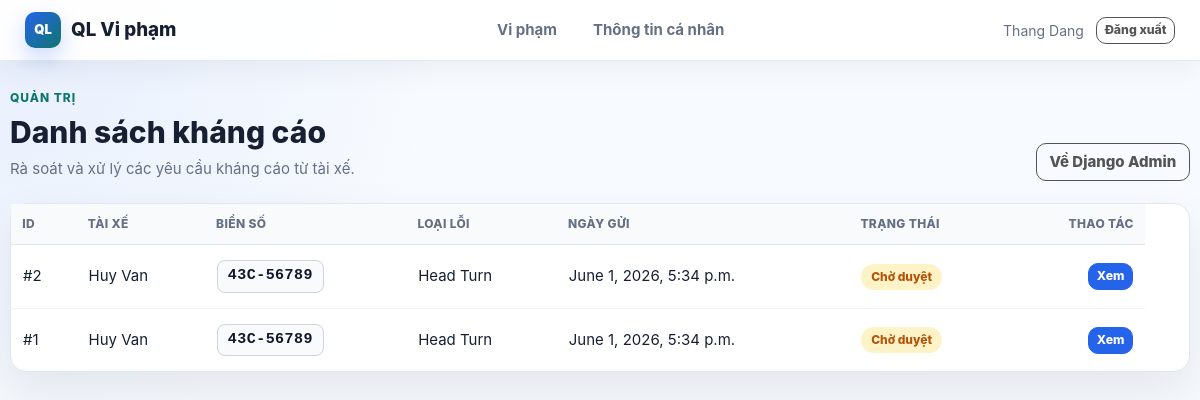
The page /violations/admin/appeals/ (signed in) on the database its author committed.
### accounts/models.py (models this page shows, shortened)
class Account(AbstractBaseUser):
    first_name = models.CharField(max_length=50)
    last_name = models.CharField(max_length=50)
    username = models.CharField(max_length=50, unique=True)
    email = models.EmailField(max_length=100, unique=True)
    phone_number = models.CharField(max_length=15, blank=True)
    card_uid = models.CharField(max_length=50, unique=True, null=True, blank=True)
    date_joined = models.DateTimeField(auto_now_add=True)
    last_login = models.DateTimeField(auto_now=True)
    is_admin = models.BooleanField(default=False)
    is_staff = models.BooleanField(default=False)
    is_active = models.BooleanField(default=True)
    is_superadmin = models.BooleanField(default=False)
    USERNAME_FIELD = 'email'
    REQUIRED_FIELDS = ['username', 'first_name', 'last_name']
    objects = MyAccountManager()
    def get_full_name(self):
        return f"{self.first_name} {self.last_name}"

### violations/models.py (models this page shows, shortened)
class ViolationAppeal(models.Model):
    violation = models.OneToOneField(
        Violation,
        on_delete=models.CASCADE,
        related_name='appeal'
    )
    driver = models.ForeignKey(Account, on_delete=models.CASCADE)
    reason = models.TextField()
    status = models.CharField(
        max_length=20,
        choices=[
            ('pending', 'Pending'),
            ('approved', 'Approved'),
            ('rejected', 'Rejected'),
        ],
        default='pending'
    )
    admin_note = models.TextField(null=True, blank=True)
    created_at = models.DateTimeField(auto_now_add=True)
    reviewed_at = models.DateTimeField(null=True, blank=True, auto_now=True)

class Violation(models.Model):
    STATUS_CHOICES = [
        ('pending', 'Pending'),
        ('confirmed', 'Confirmed'),
        ('dismissed', 'Dismissed'),
        ('appealed', 'Appealed'),
    ]
    category = models.ForeignKey(Category, on_delete=models.CASCADE)
    reporter = models.ForeignKey(Account, on_delete=models.CASCADE)
    vehicle = models.ForeignKey(Vehicle, on_delete=models.CASCADE)
    title = models.CharField(max_length=200, default="Violation Report")
    description = models.TextField()
    reported_at = models.DateTimeField(auto_now_add=True)
    image = models.ImageField(upload_to='violations/', null=True, blank=True)
    video = models.FileField(upload_to='violations/videos/', null=True, blank=True)
    viewed = models.BooleanField(default=False)
    status = models.CharField(max_length=20, choices=STATUS_CHOICES, default='pending')
    class Meta:
        verbose_name = "Violation"
        verbose_name_plural = "Violations"
        ordering = ['-reported_at']

### vehicles/models.py (models this page shows, shortened)
class Vehicle(models.Model):
    license_plate = models.CharField(max_length=20, unique=True)
    model = models.CharField(max_length=100)
    registration_date = models.DateField()

### categories/models.py (models this page shows, shortened)
class Category(models.Model):
    name = models.CharField(max_length=100)
    description = models.TextField(blank=True, null=True)
    severality_level = models.IntegerField(default=1)
    is_active = models.BooleanField(default=True)
    created_at = models.DateTimeField(auto_now_add=True)
    class Meta:
        verbose_name = "Category"
        verbose_name_plural = "Categories"
        ordering = ['name']

### violations/views.py (the view)
# urls.py: path("admin/appeals/", views.appeal_review_list, name="appeal_review_list"),
@staff_member_required
def appeal_review_list(request):
    appeals = ViolationAppeal.objects.select_related(
        "violation",
        "driver",
        "violation__category",
        "violation__vehicle",
        "violation__reporter",
    ).order_by("-created_at")
    context = {
        "appeals": appeals,
    }
    return render(request, "admin_appeal_list.html", context)

### categories/context_processors.py (called while the page is built)
def menu_links(request):
    links = Category.objects.all()
    return dict(links=links)

### templates/admin_appeal_list.html (shortened to what this page needs)
{% extends "base.html" %}
{% block content %}
<section class="page-heading">
  <div>
    <p class="eyebrow">Quản trị</p>
    <h1>Danh sách kháng cáo</h1>
    <p>Rà soát và xử lý các yêu cầu kháng cáo từ tài xế.</p>
  </div>
  <a href="/admin/" class="btn btn-outline-secondary">Về Django Admin</a>
</section>
<section class="data-card">
  <div class="table-responsive">
    <table class="table app-table mb-0">
      <thead>
        <tr>
          <th>ID</th>
          <th>Tài xế</th>
          <th>Biển số</th>
          <th>Loại lỗi</th>
          <th>Ngày gửi</th>
          <th>Trạng thái</th>
          <th class="text-right">Thao tác</th>
        </tr>
      </thead>
      <tbody>
        {% for appeal in appeals %}
        <tr>
          <td>#{{ appeal.id }}</td>
          <td>{{ appeal.driver.get_full_name }}</td>
          <td><span class="plate-chip">{{ appeal.violation.vehicle.license_plate }}</span></td>
          <td>{{ appeal.violation.category.name }}</td>
          <td>{{ appeal.created_at }}</td>
          <td>
            {% if appeal.status == "pending" %}
            <span class="status-pill warning">Chờ duyệt</span>
            {% elif appeal.status == "approved" %}
            <span class="status-pill success">Đã chấp nhận</span>
            {% else %}
            <span class="status-pill danger">Đã từ chối</span>
            {% endif %}
          </td>
          <td class="text-right">
            <a
              href="{% url 'appeal_review_detail' appeal.id %}"
              class="btn btn-sm btn-primary"
            >
              Xem
            </a>
          </td>
        </tr>
        {% endfor %}
      </tbody>
    </table>
  </div>
</section>
{% endblock %}

### templates/base.html (shortened to what this page needs)
{% load static %}
<!doctype html>
<html lang="vi">
  <head>
    <link rel="stylesheet" href="{% static 'css/bootstrap.css' %}" />
    <link rel="stylesheet" href="{% static 'css/ui.css' %}" />
    <link rel="stylesheet" href="{% static 'css/responsive.css' %}" />
  </head>
  <body class="app-shell">
    <nav class="navbar navbar-expand-lg navbar-light app-navbar">
      <div class="container">
        <a class="navbar-brand app-brand" href="{% url 'violation_list' %}">
          <span class="app-brand-mark">QL</span>
          <span>QL Vi phạm</span>
        </a>
        <div class="collapse navbar-collapse" id="mainNavbar">
          <ul class="navbar-nav mr-auto app-nav-links">
            <li
              class="nav-item {% if request.resolver_match.url_name == 'violation_list' %}active{% endif %}"
            >
              <a class="nav-link" href="{% url 'violation_list' %}">Vi phạm</a>
            </li>
            <li
              class="nav-item {% if request.resolver_match.url_name == 'profile' %}active{% endif %}"
            >
              <a class="nav-link" href="{% url 'profile' %}">Thông tin cá nhân</a>
            </li>
          </ul>
          <div class="app-user-area">
            {% if request.user.is_authenticated %}
            <span class="app-user-name">
              {{ request.user.get_full_name|default:request.user.email }}
            </span>
            <a class="btn btn-outline-secondary btn-sm" href="{% url 'logout' %}">
              Đăng xuất
            </a>
            {% else %}
            <a class="btn btn-primary btn-sm" href="{% url 'login' %}">
              Đăng nhập
            </a>
            {% endif %}
          </div>
        </div>
      </div>
    </nav>
    <main class="container app-main">
      {% block content %}{% endblock %}
    </main>
  </body>
</html>

### core/static/css/ui.css (style rules this page uses)
html { font-family: "Inter", sans-serif; font-size: 15px; }
p:last-child { margin-bottom: 0; }
:root { --app-bg: #f4f7fb; --app-surface: #ffffff; --app-surface-soft: #f8fafc; --app-border: #dfe7f0; --app-text: #172033; --app-muted: #667085; --app-primary: #2563eb; --app-primary-dark: #1d4ed8; --app-success: #16803c; --app-warning: #b45309; --app-danger: #c2410c; --app-info: #0369a1; --app-shadow: 0 18px 45px rgba(15, 23, 42, 0.08); }
body.app-shell, body.auth-page { min-height: 100vh; background: radial-gradient(circle at top left, rgba(37, 99, 235, 0.08), transparent 30rem), linear-gradient(180deg, #f8fbff 0%, var(--app-bg) 100%); color: var(--app-text); }
.app-navbar { position: sticky; top: 0; z-index: 1000; border-bottom: 1px solid rgba(223, 231, 240, 0.9); background: rgba(255, 255, 255, 0.92); box-shadow: 0 10px 30px rgba(15, 23, 42, 0.05); backdrop-filter: blur(12px); }
.app-brand { display: inline-flex; align-items: center; gap: 10px; color: var(--app-text) !important; font-weight: 800; }
.app-brand-mark { display: inline-flex; width: 36px; height: 36px; align-items: center; justify-content: center; border-radius: 10px; color: #fff; background: linear-gradient(135deg, #2563eb, #0f766e); font-size: 13px; font-weight: 900; box-shadow: 0 10px 22px rgba(37, 99, 235, 0.24); }
.app-nav-links .nav-link { margin: 0 4px; border-radius: 999px; color: var(--app-muted) !important; font-weight: 700; padding: 8px 14px !important; }
.app-user-area { display: flex; align-items: center; gap: 12px; }
.app-user-name { max-width: 240px; color: var(--app-muted); font-size: 14px; overflow: hidden; text-overflow: ellipsis; white-space: nowrap; }
.app-main { padding-top: 28px; padding-bottom: 42px; }
.page-heading { display: flex; align-items: flex-end; justify-content: space-between; gap: 20px; margin-bottom: 22px; }
.page-heading h1, .detail-head h1 { margin: 0; color: var(--app-text); font-size: 30px; font-weight: 850; letter-spacing: 0; }
.page-heading p, .detail-head p { margin: 6px 0 0; color: var(--app-muted); }
.eyebrow { margin: 0 0 6px !important; color: #0f766e !important; font-size: 12px; font-weight: 850; letter-spacing: 0.08em; text-transform: uppercase; }
.filter-panel, .data-card, .auth-card { border: 1px solid var(--app-border); border-radius: 16px; background: var(--app-surface); box-shadow: var(--app-shadow); }
.data-card { padding: 22px; }
.data-card .table-responsive { margin: -22px; }
.app-table { color: var(--app-text); }
.app-table thead th { border-top: 0; border-bottom: 1px solid var(--app-border); background: var(--app-surface-soft); color: var(--app-muted); font-size: 12px; font-weight: 850; letter-spacing: 0.03em; text-transform: uppercase; white-space: nowrap; }
.app-table tbody td { border-top: 1px solid #eef2f7; padding: 15px 12px; vertical-align: middle; }
.plate-chip { display: inline-flex; align-items: center; min-height: 28px; padding: 4px 10px; border: 1px solid #cbd5e1; border-radius: 8px; background: #f8fafc; color: #111827; font-family: ui-monospace, SFMono-Regular, Menlo, Consolas, monospace; font-weight: 850; letter-spacing: 0.03em; }
.status-pill { display: inline-flex; align-items: center; justify-content: center; min-height: 26px; padding: 5px 10px; border-radius: 999px; font-size: 12px; font-weight: 850; line-height: 1; white-space: nowrap; }
.status-pill.warning { color: var(--app-warning); background: #fef3c7; }
.btn { border-radius: 10px; font-weight: 800; }
.btn-primary { border-color: var(--app-primary); background: var(--app-primary); }

### rows shown on the page
Account: user.get_full_name "Thang Dang"
ViolationAppeal: id "2", driver.get_full_name "Huy Van", violation.vehicle.license_plate "43C-56789", violation.category.name "Head Turn", created_at "June 1, 2026, 5:34 p.m.", status "Chờ duyệt"
ViolationAppeal: id "1", driver.get_full_name "Huy Van", violation.vehicle.license_plate "43C-56789", violation.category.name "Head Turn", created_at "June 1, 2026, 5:34 p.m.", status "Chờ duyệt"
